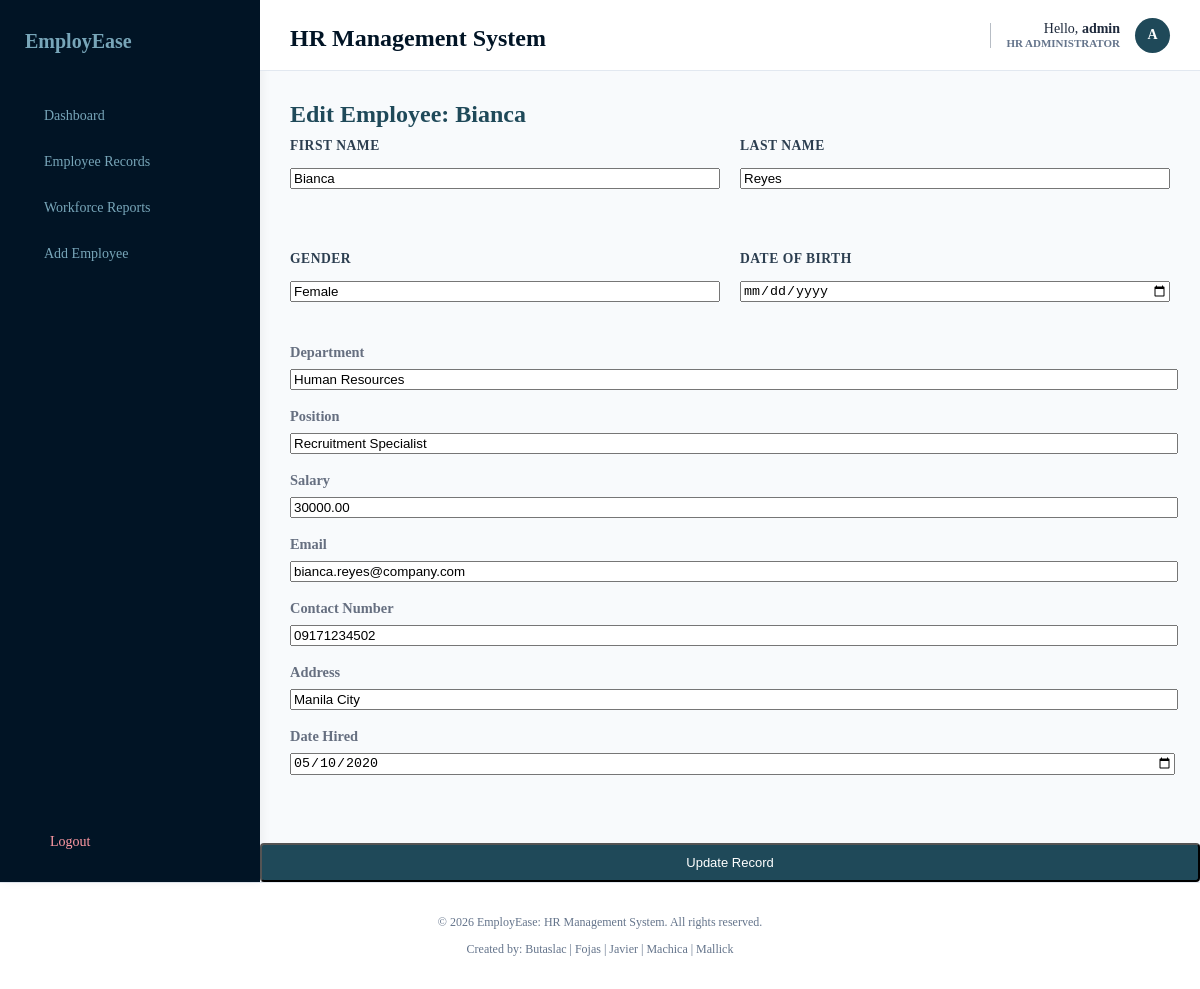
Screenshot of /dashboard/crud_system/updateEmployee.php?id=2 (signed in) with the database file from the repository.
### tables this page shows
CREATE TABLE IF NOT EXISTS employees (
    employee_id INT AUTO_INCREMENT PRIMARY KEY,
    first_name VARCHAR(50) NOT NULL,
    last_name VARCHAR(50) NOT NULL,
    gender VARCHAR(10),
    birth_date DATE,
    department VARCHAR(50),
    position VARCHAR(70),
    salary DECIMAL(10,2),
    contact_number VARCHAR(20),
    email VARCHAR(100),
    address VARCHAR(255),
    date_hired DATE
);

### dashboard/crud_system/updateEmployee.php (the view, shortened to what this page needs)
<?php
    require_once '../../db.php';
    $id = intval($_GET['id']);
    $stmt = $conn->prepare("SELECT * FROM employees WHERE employee_id = ?");
    $stmt->bind_param("i", $id);
    $stmt->execute();
    $row = $stmt->get_result()->fetch_assoc();
?>
<!DOCTYPE html>
<html lang="en">
<head>
    <link rel="stylesheet" href="../../assets/style.css">
</head>
<body>
    <div class="dashboard-wrapper">
        <?php include('../../includes/sidebar.php'); ?>
        <main class="dashboard-main-content">
            <?php include('../../includes/header.php'); ?>
            <div class="directory-container">
                <h2>Edit Employee: <?php echo htmlspecialchars($row['first_name']); ?></h2>
                <form action="process_update.php" method="POST" class="styled-form">
                    <div class="form-grid" style="display: grid; grid-template-columns: 1fr 1fr; gap: 20px;">
                        <div>
                            <label>First Name</label>
                            <input type="text" name="firstname" value="<?php echo htmlspecialchars($row['first_name']); ?>" required style="width: 100%;"> <br><br>
                        </div>
                        <div>
                            <label>Last Name</label>
                            <input type="text" name="lastname" value="<?php echo htmlspecialchars($row['last_name']); ?>" required style="width: 100%;"> <br><br>
                        </div>
                        <div>
                            <label>Gender</label>
                            <input type="text" name="gender" value="<?php echo htmlspecialchars($row['gender']); ?>" style="width: 100%;"> <br><br>
                        </div>
                        <div>
                            <label>Date of Birth</label>
                            <input type="date" name="dob" value="<?php echo htmlspecialchars($row['date_of_birth'] ?? ''); ?>" style="width: 100%;"> <br><br>
                        </div>
                        </div>
                        <div>
                            <label>Department</label>
                            <input type="text" name="department" value="<?php echo htmlspecialchars($row['department']); ?>" style="width: 100%;"> <br><br>
                        </div>
                        <div>
                            <label>Position</label>
                            <input type="text" name="position" value="<?php echo htmlspecialchars($row['position'] ?? $row['POSITION'] ?? ''); ?>" style="width: 100%;"> <br><br>
                        </div>
                        <div>
                            <label>Salary</label>
                            <input type="number" step="0.01" name="salary" value="<?php echo $row['salary']; ?>" style="width: 100%;"> <br><br>
                        </div>
                        <div>
                            <label>Email</label>
                            <input type="email" name="email" value="<?php echo htmlspecialchars($row['email']); ?>" style="width: 100%;"> <br><br>
                        </div>
                        <div>
                            <label>Contact Number</label>
                            <input type="text" name="contact" value="<?php echo htmlspecialchars($row['contact_number']); ?>" style="width: 100%;"> <br><br>
                        </div>
                        <div>
                            <label>Address</label>
                            <input type="text" name="address" value="<?php echo htmlspecialchars($row['address']); ?>" style="width: 100%;"> <br><br>
                        </div>
                        <div>
                            <label>Date Hired</label>
                            <input type="date" name="date" value="<?php echo $row['date_hired']; ?>" style="width: 100%;"> <br><br>
                        </div>
                    </div>
                    <button type="submit" class="add-emp-btn" style="margin-top:20px; padding: 10px 20px;">Update Record</button>
            </div>
            <?php include('../../includes/footer.php'); ?>
</body>
</html>

### assets/style.css (style rules this page uses)
:root { --primary-color: #011425; --secondary-color: #1f4959; --accent-red: #e7412f; --bg-light: #78a6b9; --text-dark: #242424; --border-color: #dcdcdc; --font-family: Georgia, 'Times New Roman', Times, serif; --font-size: 16px; }
body { margin: 0; padding: 0; height: 100%; font-family: var(--font-family); background-color: #f8fafc; color: var(--text-dark); }
h2 { font-size: 1.5rem; color: var(--secondary-color); margin: 0 0 10px 0; font-weight: bold; }
label { display: block; margin-bottom: 8px; font-weight: bold; color: #666f80; font-size: 0.9rem; }
.add-emp-btn { background-color: var(--secondary-color); color: white !important; text-decoration: none; font-size: 13px; padding: 10px 20px; border-radius: 4px; transition: background-color 0.2s; }
.form-grid { display: grid; grid-template-columns: 1fr 1fr; gap: 20px; }
.form-grid > div { display: flex; flex-direction: column; gap: 6px; }
.form-grid label { font-weight: bold; color: #2c3e50; font-size: 0.85rem; text-transform: uppercase; letter-spacing: 0.5px; }
.form-grid input { width: 100%; box-sizing: border-box; }
.dashboard-wrapper { display: flex; min-height: 100vh; background-color: #f8fafc; }
.dashboard-main-content { flex: 1; display: flex; flex-direction: column; }
.directory-container { padding: 30px; }

### rows the page displays
employees: first_name "Bianca", firstname "Bianca", lastname "Reyes", gender "Female", department "Human Resources", position "Recruitment Specialist", salary "30000.00", email "bianca.reyes@company.com", contact "09171234502", address "Manila City", date "05/10/2020"

### other values shown
$_SESSION['username'] "admin"
$user_initial "A"
